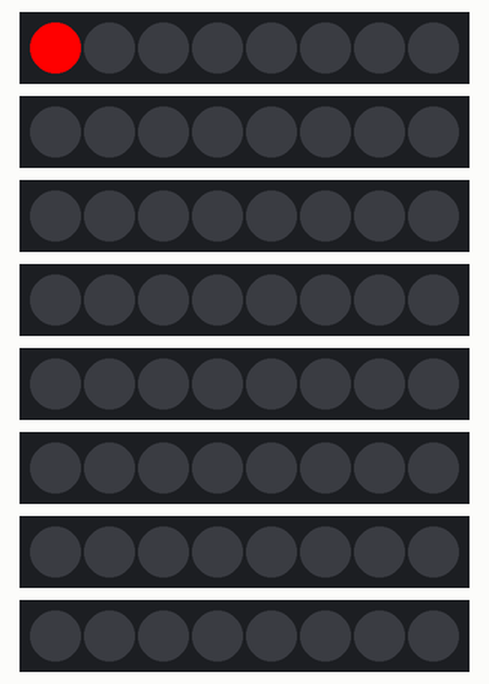
This sketch was run on a simulated Arduino Uno, built with avr-gcc and run on an emulated ATmega328P. Shown: 8 × 8 RGB LEDs in strip order, left to right.

Above: at 0.01 s.
At 4.86 s:
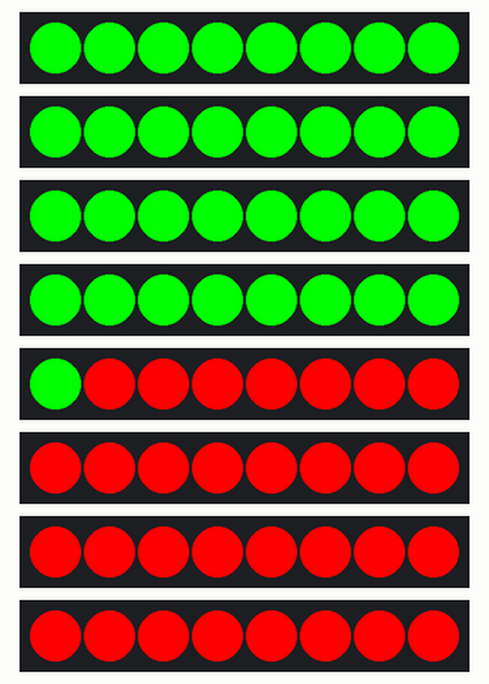
At 9.7 s:
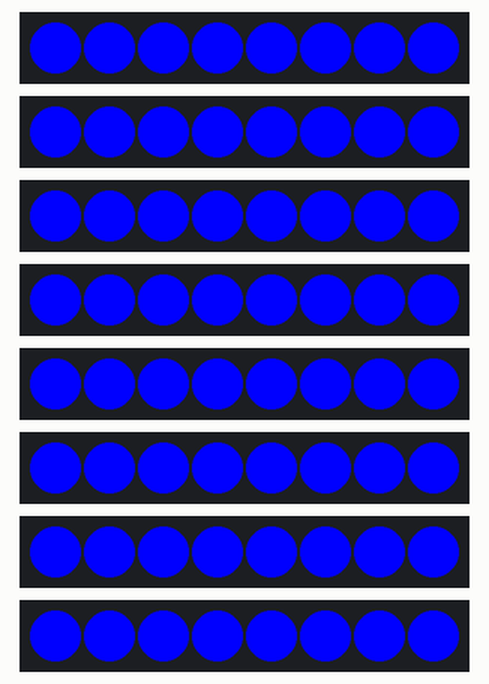
At 17.17 s:
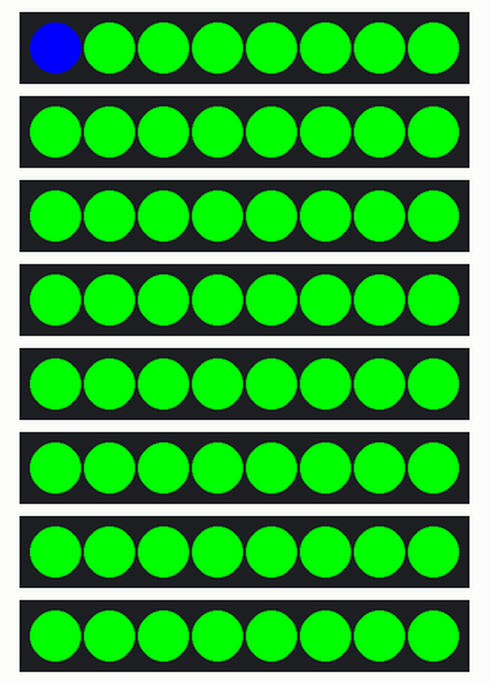
At 24.73 s:
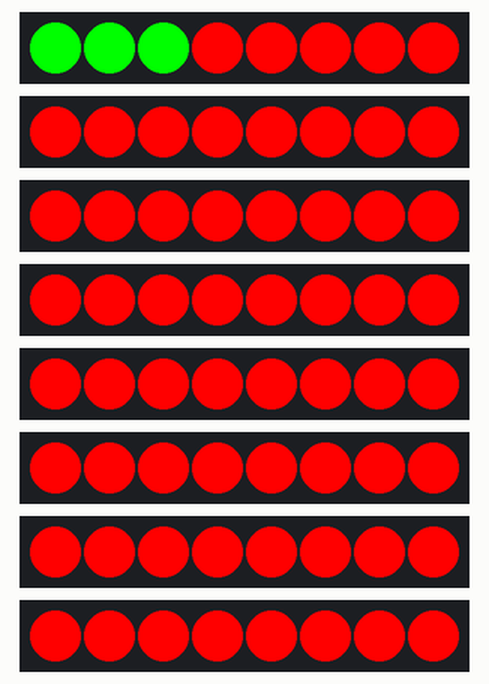
At 39.86 s:
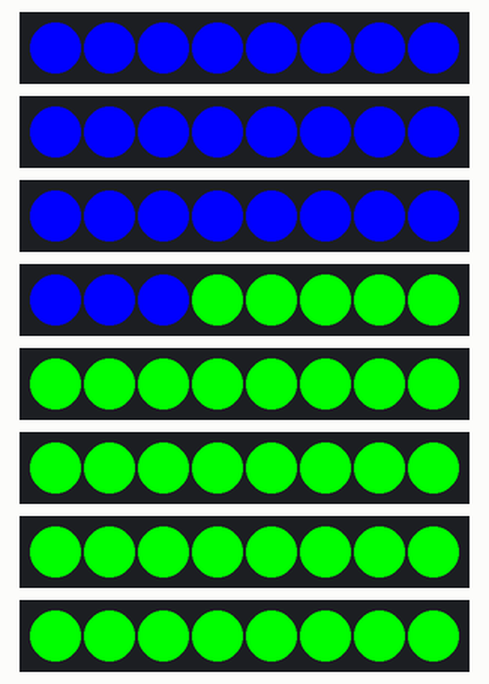
Timing chart, 0 to 40.0 s (numbered marks = the images above):
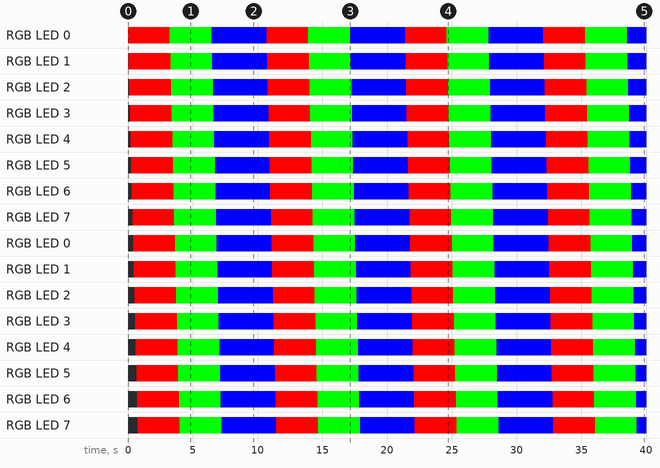

The sketch:

TinyTimTest.ino
```cpp
#include <Adafruit_NeoPixel.h>

/* Parallel mode test code for TinyTim, a Wyolum 8x8 matrix of WS2812
   Addressable LED's.
   Initial Version 6/17/2014
   Kevin Osborn for Wyolum.com

   Test setup is attach Ribbon cable with female IDC connector from
   TinyTIM to Arduino. I used an adafruit Protoshield to facilitate
   hookup.
   One or more of pins 13-16 should be hooked to GND
   One or more of pins 9-12 should be hooked to 5V
   If you want to add more code and drive the LEDs with multiple simultaneous colors
   it is recommended to use a separate 5V supply (with shared ground) for this.
   With 1 color at a time (R,G,B) the Arduino Supply is adequate.
   Pins 1-8 control the rows of TinyTIM (G,H,E,F,C,D,B,A)

   */
//Define Rows of TinyTIM. My test setup has Arduino pins 2-9 -> H-A
Adafruit_NeoPixel stripG = Adafruit_NeoPixel(8, 2, NEO_GRB + NEO_KHZ800);
Adafruit_NeoPixel stripH = Adafruit_NeoPixel(8, 3, NEO_GRB + NEO_KHZ800);
Adafruit_NeoPixel stripE = Adafruit_NeoPixel(8, 4, NEO_GRB + NEO_KHZ800);
Adafruit_NeoPixel stripF = Adafruit_NeoPixel(8, 5, NEO_GRB + NEO_KHZ800);
Adafruit_NeoPixel stripC = Adafruit_NeoPixel(8, 6, NEO_GRB + NEO_KHZ800);
Adafruit_NeoPixel stripD = Adafruit_NeoPixel(8, 7, NEO_GRB + NEO_KHZ800);
Adafruit_NeoPixel stripA = Adafruit_NeoPixel(8, 8, NEO_GRB + NEO_KHZ800);
Adafruit_NeoPixel stripB = Adafruit_NeoPixel(8, 9, NEO_GRB + NEO_KHZ800);
Adafruit_NeoPixel* strips[] = {&stripA,&stripB,&stripC,&stripD,&stripE,&stripF,&stripG,&stripH};

#define NUMSTRIPS 8
void setup() {
  for (int i = 0; i < NUMSTRIPS; i++)
  {
    strips[i]->begin();
    strips[i]->show(); // Initialize all pixels to 'off'
  }
}


void loop() {
    for (int i = 0; i < NUMSTRIPS; i++)
    {
    colorWipe(strips[i],stripA.Color(255, 0, 0), 50); // Red
    }
    for (int i = 0; i < NUMSTRIPS; i++)
    {
    colorWipe(strips[i],stripA.Color(0, 255, 0), 50); // green
    }
     for (int i = 0; i < NUMSTRIPS; i++)
    {
    colorWipe(strips[i],stripA.Color(0, 0, 255), 50); // blue
    }
   delay(1000);
}

// Fill the dots one after the other with a color
void colorWipe(Adafruit_NeoPixel *strip,uint32_t c, uint8_t wait) {
  for(uint16_t i=0; i<stripA.numPixels(); i++) {
      strip->setPixelColor(i, c);
      strip->show();
      delay(wait);
  }
}
```

Measured:
- by itself, RGB LED 0–7, RGB LED 0–7, RGB LED 0–7, RGB LED 0–7, RGB LED 0–7, RGB LED 0–7, RGB LED 0–7, RGB LED 0–7: repeats every 10.7 s: RGB(0, 255, 0) 3.2 s, RGB(0, 0, 255) 4.2 s, RGB(255, 0, 0) 3.2 s
- what the display in image 2 shows lasts 1.1 s, from 9.6 s to 10.7 s
